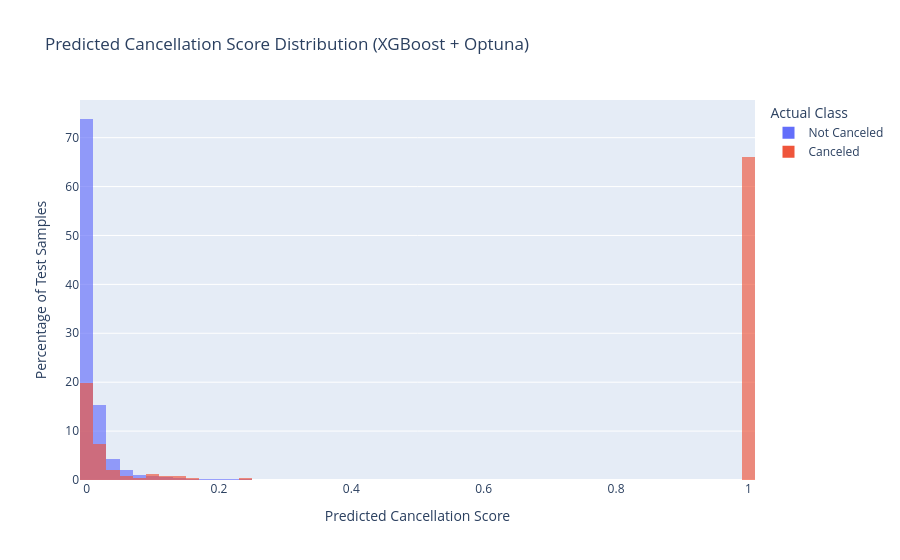

Here is the notebook cell this chart was saved with:
### Markdown cell above
# XGBOOST WITH OPTUNA

### Code cell
import matplotlib.pyplot as plt
import numpy as np
import optuna
import pandas as pd
import plotly.express as px
import xgboost as xgb
from sklearn.metrics import (
    ConfusionMatrixDisplay,
    confusion_matrix,
    f1_score,
    precision_score,
    recall_score,
    roc_auc_score,
    )
from sklearn.model_selection import train_test_split


RANDOM_STATE = 42
INPUT_FILE = "final_model_dataset.csv"
N_TRIALS = 50


def main() -> None:
    df = pd.read_csv(INPUT_FILE)

    X = df.drop(columns=["cancel_flag"])

    y = df["cancel_flag"]

    X_train, X_test, y_train, y_test = train_test_split(
        X,
        y,
        test_size=0.2,
        stratify=y,
        random_state=RANDOM_STATE,
    )

    X_tr, X_val, y_tr, y_val = train_test_split(
        X_train,
        y_train,
        test_size=0.2,
        stratify=y_train,
        random_state=RANDOM_STATE,
    )

    base_pos_weight = (y_tr == 0).sum() / max((y_tr == 1).sum(), 1)

    def objective(trial: optuna.Trial) -> float:
        pos_weight_multiplier = trial.suggest_float("pos_weight_multiplier", 0.5, 2.0)

        params = {
            "n_estimators": trial.suggest_int("n_estimators", 200, 1000),
            "max_depth": trial.suggest_int("max_depth", 3, 10),
            "learning_rate": trial.suggest_float("learning_rate", 0.01, 0.3, log=True),
            "subsample": trial.suggest_float("subsample", 0.6, 1.0),
            "colsample_bytree": trial.suggest_float("colsample_bytree", 0.6, 1.0),
            "min_child_weight": trial.suggest_int("min_child_weight", 1, 10),
            "gamma": trial.suggest_float("gamma", 0.0, 5.0),
            "reg_alpha": trial.suggest_float("reg_alpha", 1e-8, 10.0, log=True),
            "reg_lambda": trial.suggest_float("reg_lambda", 1e-8, 10.0, log=True),
            "scale_pos_weight": base_pos_weight * pos_weight_multiplier,
            "objective": "binary:logistic",
            "eval_metric": "aucpr",
            "tree_method": "hist",
            "random_state": RANDOM_STATE,
            "n_jobs": -1,
        }

        model = xgb.XGBClassifier(**params)
        model.fit(
            X_tr,
            y_tr,
            eval_set=[(X_val, y_val)],
            verbose=False,
        )

        val_prob = model.predict_proba(X_val)[:, 1]

        threshold_grid = np.linspace(0.05, 0.95, 91)
        f1_scores = [
            f1_score(y_val, (val_prob >= t).astype(int), zero_division=0)
            for t in threshold_grid
        ]

        best_idx = int(np.argmax(f1_scores))
        best_threshold = float(threshold_grid[best_idx])
        best_f1 = float(f1_scores[best_idx])

        best_pred = (val_prob >= best_threshold).astype(int)
        best_precision = float(precision_score(y_val, best_pred, zero_division=0))
        best_recall = float(recall_score(y_val, best_pred, zero_division=0))

        trial.set_user_attr("best_threshold", best_threshold)
        trial.set_user_attr("best_f1", best_f1)
        trial.set_user_attr("best_precision", best_precision)
        trial.set_user_attr("best_recall", best_recall)

        return best_f1

    study = optuna.create_study(direction="maximize")
    study.optimize(objective, n_trials=N_TRIALS, show_progress_bar=False)

    best_params = study.best_params.copy()
    best_multiplier = best_params.pop("pos_weight_multiplier")
    best_params["scale_pos_weight"] = base_pos_weight * best_multiplier
    best_params.update(
        {
            "objective": "binary:logistic",
            "eval_metric": "auc",
            "tree_method": "hist",
            "random_state": RANDOM_STATE,
            "n_jobs": -1,
        }
    )

    best_threshold = float(study.best_trial.user_attrs.get("best_threshold", 0.5))
    val_f1_at_best = float(study.best_trial.user_attrs.get("best_f1", 0.0))
    val_precision_at_best = float(study.best_trial.user_attrs.get("best_precision", 0.0))
    val_recall_at_best = float(study.best_trial.user_attrs.get("best_recall", 0.0))

    final_model = xgb.XGBClassifier(**best_params)
    final_model.fit(X_train, y_train)

    y_prob = final_model.predict_proba(X_test)[:, 1]
    y_pred = (y_prob >= best_threshold).astype(int)

    precision = precision_score(y_test, y_pred, zero_division=0)
    recall = recall_score(y_test, y_pred, zero_division=0)
    f1 = f1_score(y_test, y_pred, zero_division=0)
    roc_auc = roc_auc_score(y_test, y_prob)

    print("Best Optuna score (validation F1):", f"{study.best_value:.4f}")
    print(f"Selected validation threshold: {best_threshold:.4f}")
    print(f"Validation F1 at selected threshold: {val_f1_at_best:.4f}")
    print(f"Validation precision at selected threshold: {val_precision_at_best:.4f}")
    print(f"Validation recall at selected threshold: {val_recall_at_best:.4f}")
    print("Best parameters:")
    print(best_params)

    print("Final Evaluation Metrics (Test Set)")
    print(f"Precision: {precision:.4f}")
    print(f"Recall:    {recall:.4f}")
    print(f"F1-score:  {f1:.4f}")
    print(f"ROC-AUC:   {roc_auc:.4f}")

    cm = confusion_matrix(y_test, y_pred)
    disp = ConfusionMatrixDisplay(
        confusion_matrix=cm, display_labels=["Not Canceled", "Canceled"]
    )
    disp.plot(cmap="Blues", values_format="d")
    plt.title("Confusion Matrix - XGBoost (Best Optuna Trial)")
    plt.show()

    score_df = pd.DataFrame(
        {
            "cancel_score": y_prob,
            "actual_class": y_test.map({0: "Not Canceled", 1: "Canceled"}).values,
        }
    )

    fig = px.histogram(
        score_df,
        x="cancel_score",
        color="actual_class",
        nbins=50,
        histnorm="percent",
        barmode="overlay",
        opacity=0.65,
        title="Predicted Cancellation Score Distribution (XGBoost + Optuna)",
        labels={
            "cancel_score": "Predicted Cancellation Score",
            "actual_class": "Actual Class",
            "value": "Percentage",
        },
    )
    fig.update_layout(yaxis_title="Percentage of Test Samples")
    fig.show()


if __name__ == "__main__":
    main()

### Figure 1 — Plotly figure (JSON) as saved in the notebook; plotly's stock layout.template omitted (floating-point values rounded to 4 significant figures; data arrays with more than 128 entries replaced by an {"elided": "..."} marker saying what was removed)
{"data": [{"bingroup": "x", "histnorm": "percent", "hovertemplate": "Actual Class=Not Canceled<br>Predicted Cancellation Score=%{x}<br>percent=%{y}<extra></extra>", "legendgroup": "Not Canceled", "marker": {"color": "#636efa", "opacity": 0.65, "pattern": {"shape": ""}}, "name": "Not Canceled", "nbinsx": 50, "orientation": "v", "showlegend": true, "type": "histogram", "x": {"elided": "19642 float values"}, "xaxis": "x", "yaxis": "y"}, {"bingroup": "x", "histnorm": "percent", "hovertemplate": "Actual Class=Canceled<br>Predicted Cancellation Score=%{x}<br>percent=%{y}<extra></extra>", "legendgroup": "Canceled", "marker": {"color": "#EF553B", "opacity": 0.65, "pattern": {"shape": ""}}, "name": "Canceled", "nbinsx": 50, "orientation": "v", "showlegend": true, "type": "histogram", "x": {"elided": "247 float values"}, "xaxis": "x", "yaxis": "y"}], "layout": {"barmode": "overlay", "legend": {"title": {"text": "Actual Class"}, "tracegroupgap": 0}, "title": {"text": "Predicted Cancellation Score Distribution (XGBoost + Optuna)"}, "xaxis": {"anchor": "y", "domain": [0, 1], "title": {"text": "Predicted Cancellation Score"}}, "yaxis": {"anchor": "x", "domain": [0, 1], "title": {"text": "Percentage of Test Samples"}}}}
